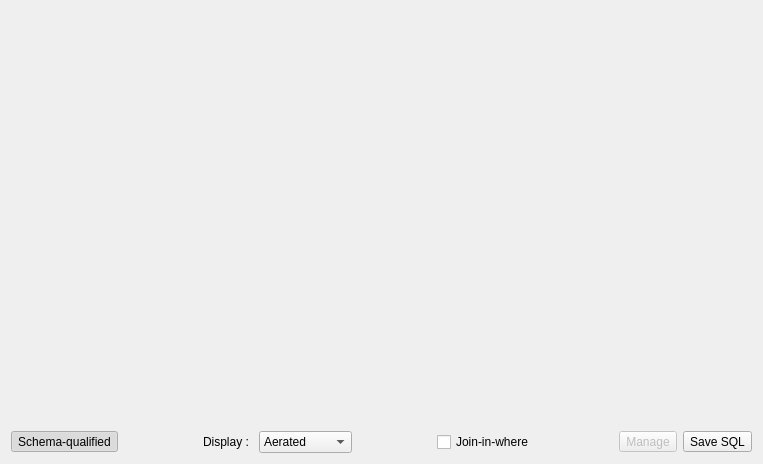
<?xml version="1.0" encoding="UTF-8"?>
<ui version="4.0">
 <class>GraphicalQueryBuilderSqlWidget</class>
 <widget class="QWidget" name="GraphicalQueryBuilderSqlWidget">
  <property name="geometry">
   <rect>
    <x>0</x>
    <y>0</y>
    <width>763</width>
    <height>464</height>
   </rect>
  </property>
  <property name="windowTitle">
   <string>Query builder SQL visualization</string>
  </property>
  <layout class="QGridLayout" name="gridLayout">
   <item row="2" column="0" colspan="2">
    <layout class="QHBoxLayout" name="horizontalLayout_2">
     <item>
      <widget class="QToolButton" name="schem_qualif_tb">
       <property name="enabled">
        <bool>true</bool>
       </property>
       <property name="text">
        <string>Schema-qualified</string>
       </property>
       <property name="checkable">
        <bool>true</bool>
       </property>
       <property name="checked">
        <bool>true</bool>
       </property>
      </widget>
     </item>
     <item>
      <spacer name="horizontalSpacer">
       <property name="orientation">
        <enum>Qt::Horizontal</enum>
       </property>
       <property name="sizeHint" stdset="0">
        <size>
         <width>40</width>
         <height>20</height>
        </size>
       </property>
      </spacer>
     </item>
     <item>
      <widget class="QLabel" name="label">
       <property name="text">
        <string>Display : </string>
       </property>
      </widget>
     </item>
     <item>
      <widget class="QComboBox" name="code_options_cmb">
       <property name="enabled">
        <bool>true</bool>
       </property>
       <property name="sizePolicy">
        <sizepolicy hsizetype="Fixed" vsizetype="Fixed">
         <horstretch>0</horstretch>
         <verstretch>0</verstretch>
        </sizepolicy>
       </property>
       <property name="baseSize">
        <size>
         <width>0</width>
         <height>0</height>
        </size>
       </property>
       <property name="statusTip">
        <string/>
       </property>
       <item>
        <property name="text">
         <string>Aerated</string>
        </property>
       </item>
       <item>
        <property name="text">
         <string>Condensed</string>
        </property>
       </item>
      </widget>
     </item>
     <item>
      <spacer name="horizontalSpacer_2">
       <property name="orientation">
        <enum>Qt::Horizontal</enum>
       </property>
       <property name="sizeHint" stdset="0">
        <size>
         <width>40</width>
         <height>20</height>
        </size>
       </property>
      </spacer>
     </item>
     <item>
      <widget class="QCheckBox" name="join_in_where_chb">
       <property name="text">
        <string>Join-in-where</string>
       </property>
      </widget>
     </item>
     <item>
      <spacer name="horizontalSpacer_3">
       <property name="orientation">
        <enum>Qt::Horizontal</enum>
       </property>
       <property name="sizeHint" stdset="0">
        <size>
         <width>40</width>
         <height>20</height>
        </size>
       </property>
      </spacer>
     </item>
     <item>
      <widget class="QToolButton" name="manage_tb">
       <property name="enabled">
        <bool>false</bool>
       </property>
       <property name="text">
        <string>Manage</string>
       </property>
       <property name="icon">
        <iconset resource="../../../libpgmodeler_ui/res/resources.qrc">
         <normaloff>:/icones/icones/managedb.png</normaloff>:/icones/icones/managedb.png</iconset>
       </property>
       <property name="iconSize">
        <size>
         <width>22</width>
         <height>22</height>
        </size>
       </property>
       <property name="toolButtonStyle">
        <enum>Qt::ToolButtonTextBesideIcon</enum>
       </property>
      </widget>
     </item>
     <item>
      <widget class="QToolButton" name="save_sql_tb">
       <property name="toolTip">
        <string>Save the SQL code to a file.</string>
       </property>
       <property name="text">
        <string>Save SQL</string>
       </property>
       <property name="icon">
        <iconset resource="../../../libpgmodeler_ui/res/resources.qrc">
         <normaloff>:/icones/icones/salvar.png</normaloff>:/icones/icones/salvar.png</iconset>
       </property>
       <property name="iconSize">
        <size>
         <width>22</width>
         <height>22</height>
        </size>
       </property>
       <property name="toolButtonStyle">
        <enum>Qt::ToolButtonTextBesideIcon</enum>
       </property>
      </widget>
     </item>
    </layout>
   </item>
   <item row="1" column="0">
    <widget class="QWidget" name="sqlcode_wgt" native="true">
     <property name="sizePolicy">
      <sizepolicy hsizetype="Expanding" vsizetype="Expanding">
       <horstretch>0</horstretch>
       <verstretch>0</verstretch>
      </sizepolicy>
     </property>
    </widget>
   </item>
  </layout>
 </widget>
 <resources>
  <include location="../../../libpgmodeler_ui/res/resources.qrc"/>
 </resources>
 <connections/>
</ui>
